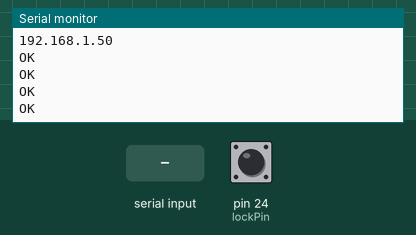
The sketch below on a simulated Arduino Mega 2560, built with avr-gcc and run on an emulated ATmega2560. On the bench: the last lines printed to the serial monitor. The inputs (shaded band) are chosen by the test bench; at power-on: pin 24 (lockPin) HIGH. The modem accepts every AT command (registered, SIM ready, sends succeed) and sends nothing else.

Above: at 11.2 s.
11.3 s: "GET /open" received over the second serial link
At 13.0 s:
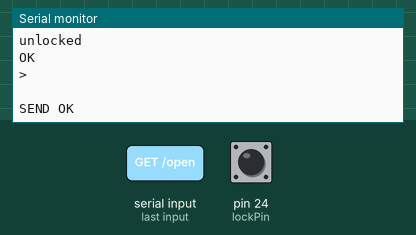
13.8 s: "GET /lock" received over the second serial link
At 15.3 s:
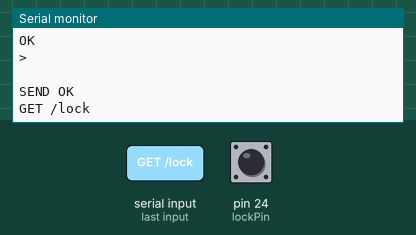
16.8 s: "GET /open" received over the second serial link
At 17.5 s:
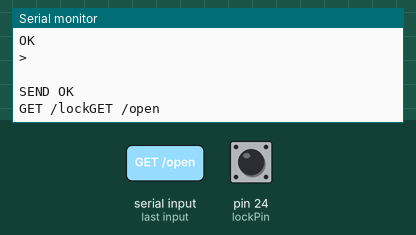
19.5 s: "GET /lock" received over the second serial link
At 21.7 s:
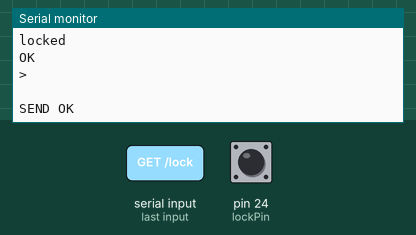

The sketch:

CashBoxServer.ino
```cpp
bool lockOpen = false;
#define TIMEOUT 5000 // mS
bool connection = false;
const int lockPin = 24;
int lock_state = 0;

void setup()
{
 //pinMode(LED,OUTPUT);
 //pinMode(button,INPUT);
 Serial.begin(115200);
 Serial1.begin(115200);
 SendCommand("AT+RST", "Ready");
 delay(5000);
 SendCommand("AT+CWMODE=1","OK");
 String cmd = "AT+CWJAP=\"";         // Connect to WiFi
  cmd += "CenterForTheRetardedArts";                   // ssid_name
  cmd += "\",\"";
  cmd += "#Crackacold1";                // password
  cmd += "\"\r\n";

 SendCommand(cmd,"OK");
 SendCommand("AT+CIFSR", "OK");
 SendCommand("AT+CIPMUX=1","OK");
 SendCommand("AT+CIPSERVER=1,80","OK");
 SendCommand("AT+CIPSTA?","ip");
}

void loop(){
 lock_state = digitalRead(lockPin);

 /*if(button_state == HIGH){
    Serial1.println("AT+CIPSEND=0,23");
    Serial1.println("
Button was pressed!
");
    delay(1000);
    SendCommand("AT+CIPCLOSE=0","OK");
  }*/
  String IncomingString="";
 boolean StringReady = false;

  if(connection){

     //Serial1.println("AT+CIPSEND=0,4");
    SendCommand("AT+CIPSEND=0,4", ">");
    if(lockOpen){
        SendCommand("open","");
     } else{
        SendCommand("lock","");
     }
    delay(700);
    SendCommand("AT+CIPCLOSE=0","OK");
    connection = false;
  }

 while (Serial1.available()){
   IncomingString=Serial1.readString();
   StringReady= true;
  }

  if (StringReady){
      Serial.println("Received String: " + IncomingString);

    if (IncomingString.indexOf("GET /open") != -1) {
      connection = true;
      lockOpen = true;
      digitalWrite(lockPin,HIGH);
      Serial.println("unlocked");
    }

    if (IncomingString.indexOf("GET /lock") != -1) {
      connection = true;
      lockOpen = false;
      digitalWrite(lockPin,HIGH);
      Serial.println("locked");
    }


    /*SendCommand("AT+CIPSEND=0,4", ">");
    if(lockOpen){
        SendCommand("open","");
     } else{
        SendCommand("lock","");
     }
    delay(1000);
    SendCommand("AT+CIPCLOSE=0","OK");*/
  }
 }

boolean SendCommand(String cmd, String ack){
  Serial1.println(cmd); // Send "AT+" command to module
  if (!echoFind(ack)) // timed out waiting for ack string
    return true; // ack blank or ack found
}

boolean echoFind(String keyword){
 byte current_char = 0;
 byte keyword_length = keyword.length();
 long deadline = millis() + TIMEOUT;
 while(millis() < deadline){
  if (Serial1.available()){
    char ch = Serial1.read();
    Serial.write(ch);
    if (ch == keyword[current_char])
      if (++current_char == keyword_length){
       Serial.println();
       return true;
    }
   }
  }
 return false; // Timed out
}
```

Measured:
- after the input at 11.3 s, the serial monitor: prints a new line after 1.0 s (image 1)
- after the input at 13.8 s, the serial monitor: prints a new line at once (image 2)
- after the input at 16.8 s, the serial monitor: prints a new line at once (image 3)
- after the input at 19.5 s, the serial monitor: prints a new line after 1.0 s (image 4)
